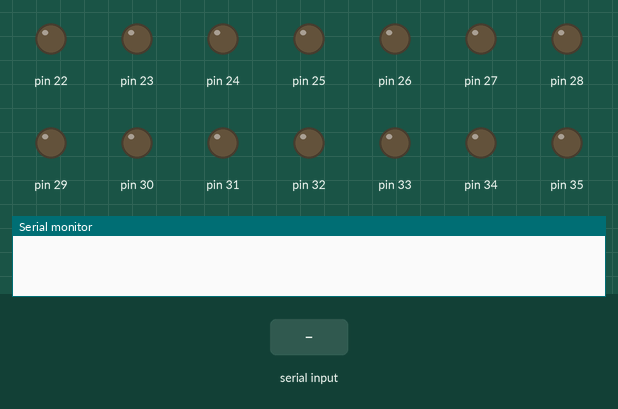
This sketch was run on a simulated Arduino Mega 2560, built with avr-gcc and run on an emulated ATmega2560. On the bench: output pins drawn as LEDs (lit = HIGH), the last lines printed to the serial monitor. Inputs (shaded band) come from the test bench.

Above: at 1.2 s.
1.3 s: "90,45\n" received over Serial
At 1.7 s:
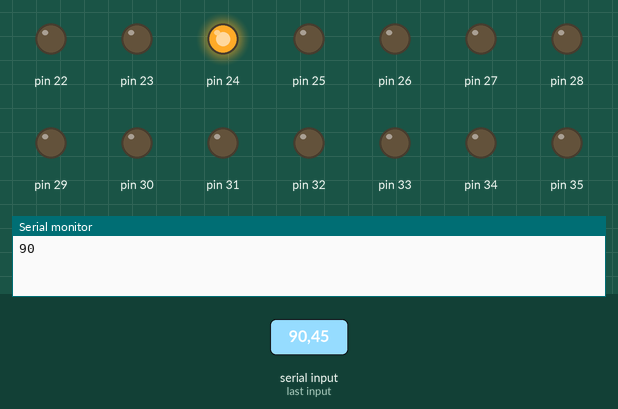
2.8 s: "30,150\n" received over Serial
At 4.0 s:
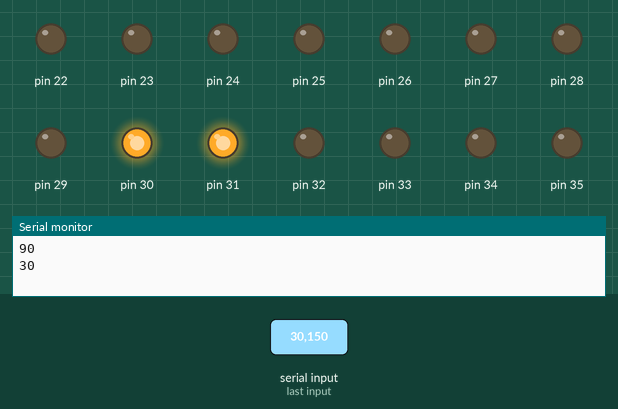
4.3 s: "5\n" received over Serial
At 4.6 s:
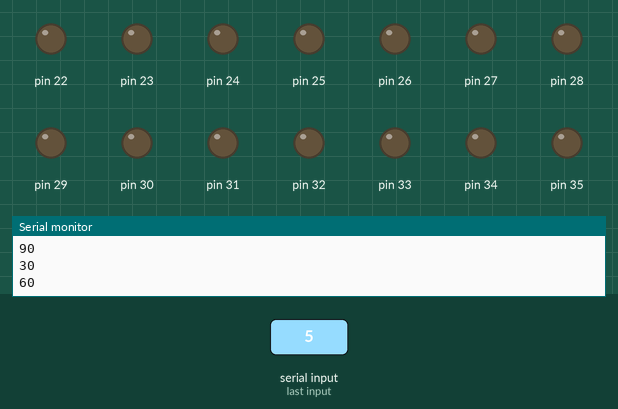
5.8 s: "90\n" received over Serial
At 6.4 s:
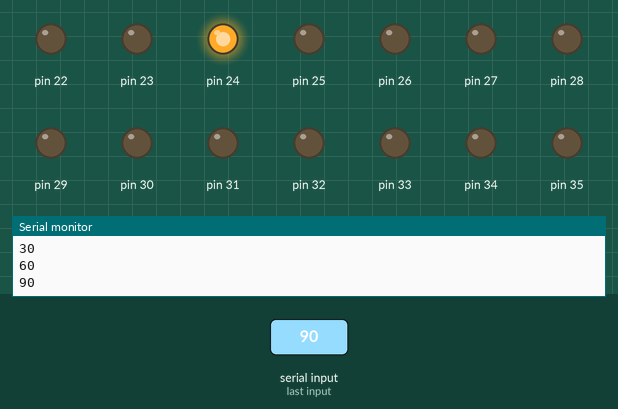
Timing chart, 0 to 8.3 s (numbered marks = the images above; inputs shaded):
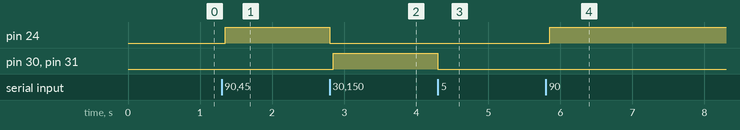

The sketch:

mux-MEGA.ino
```cpp
void setup()
{
  Serial.begin(57600);
  for (int i = 22; i < 53; i++ )  pinMode(i, OUTPUT);
}


//variables for serial readin
int incomingByte = 0;
int control = 0;
int reads[10];
int counter = 0;


void loop()
{
  if (Serial.available() > 1)
  {
    for (int i = 22; i < 53; i++ ) digitalWrite(i, LOW);
    delay(50);

    while (Serial.available() > 0)
    {
      incomingByte = Serial.read();

      //if incomingByte is a number, treat like a number
      if (incomingByte >= 48 && incomingByte < 59)
      {
        reads[counter] = incomingByte - 48; //yay ascii -> char(i)-48 = i
      }
      else reads[counter] = incomingByte;
      counter++;
    }

    int pinner = 10 * reads[0] + reads[1];
    digitalWrite(pinner, HIGH);
    digitalWrite(pinner+1, HIGH);
    Serial.println(pinner);
  }

  counter = 0;

}
```

Measured:
- after the input at 1.3 s, pin 24: LOW → HIGH after 0.05 s
- after the input at 2.8 s, pin 24: HIGH → LOW at once; pin 30, pin 31: LOW → HIGH after 0.05 s
- after the input at 4.3 s, pin 30, pin 31: HIGH → LOW at once
- after the input at 5.8 s, pin 24: LOW → HIGH after 0.05 s
